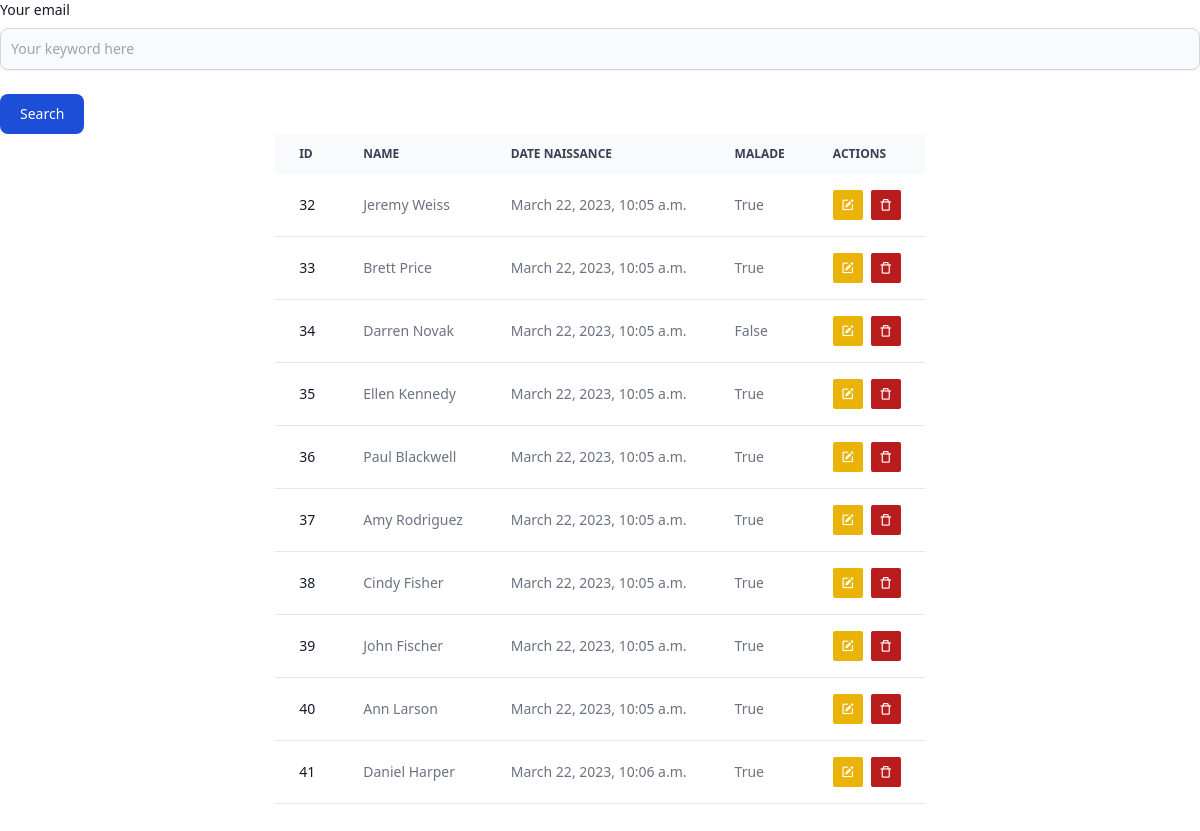
The page /hospital/?page=4 on the database its author committed.
### hospital/models.py (models this page shows, shortened)
class Patient(models.Model):
    nom = models.CharField(max_length=100)
    date = models.DateTimeField(auto_now_add=True)
    malade = models.BooleanField(default=False)

### hospital/views.py (the view)
# urls.py: path('', patient_list, name='patient_list'),
def patient_list(request):
    data = Patient.objects.all()
    paginator = Paginator(data,10)
    page = request.GET.get('page',1)
    try:
        patients = paginator.page(page)
    except PageNotAnInteger:
        patients = paginator.page(1)
    except EmptyPage:
        patients = paginator.page(paginator.num_pages)
    return render(request, 'patients_list.html', {'patients': patients})

### hospital/templates/patients_list.html (shortened to what this page needs)
<!DOCTYPE html>
<html lang="en">
<head>
    <script src="https://cdn.tailwindcss.com"></script>
    <link href='https://unpkg.com/boxicons@2.1.4/css/boxicons.min.css' rel='stylesheet'>
</head>
<body>
<form action="{% url 'search' %}">
  <div class="mb-6">
    <label for="email" class="block mb-2 text-sm font-medium text-gray-900 dark:text-white">Your email</label>
    <input type="text" id="email" name="kw" class="shadow-sm bg-gray-50 border border-gray-300 text-gray-900 text-sm rounded-lg focus:ring-blue-500 focus:border-blue-500 block w-full p-2.5 dark:bg-gray-700 dark:border-gray-600 dark:placeholder-gray-400 dark:text-white dark:focus:ring-blue-500 dark:focus:border-blue-500 dark:shadow-sm-light" placeholder="Your keyword here">
  </div>
  <button type="submit" class="text-white bg-blue-700 hover:bg-blue-800 focus:ring-4 focus:outline-none focus:ring-blue-300 font-medium rounded-lg text-sm px-5 py-2.5 text-center dark:bg-blue-600 dark:hover:bg-blue-700 dark:focus:ring-blue-800">Search</button>
</form>
<div class="flex items-center justify-center ">
    <div class="relative overflow-x-auto  h-screen ">
        <table class="w-full text-sm text-left text-gray-500 dark:text-gray-400">
            <thead class="text-xs text-gray-700 uppercase bg-gray-50 dark:bg-gray-700 dark:text-gray-400">
                <tr>
                    <th scope="col" class="px-6 py-3">
                        Id
                    </th>
                    <th scope="col" class="px-6 py-3">
                        Name
                    </th>
                    <th scope="col" class="px-6 py-3">
                        Date Naissance
                    </th>
                    <th scope="col" class="px-6 py-3">
                        Malade
                    </th>
                    <th scope="col" class="px-6 py-3">
                        Actions
                    </th>
                </tr>
            </thead>
            <tbody>
                {% for patient in patients %}
                <tr class="bg-white border-b dark:bg-gray-800 dark:border-gray-700">
                    <th scope="row" class="px-6 py-4 font-medium text-gray-900 whitespace-nowrap dark:text-white">
                        {{patient.id}}
                    </th>
                    <td class="px-6 py-4">
                        {{patient.nom}}
                    </td>
                    <td class="px-6 py-4">
                        {{patient.date}}
                    </td>
                    <td class="px-6 py-4">
                        {{patient.malade}}
                    </td>
                    <td class="px-6 py-4 flex items-center space-x-2">
                        <i class='bx bxs-edit text-white p-2 bg-yellow-500 rounded-sm'></i>
                        <form method="post" action="{% url 'delete_patient' patient.pk %}">
                             <button type="submit">
                                <i class='bx bx-trash-alt text-white p-2 bg-red-700 rounded-sm'></i>
                            </button>
                        </form>
                    </td>
                </tr>
                {% endfor %}
            </tbody>
        </table>
    </div>
</div>
</body>
</html>

### rows shown on the page
Patient: id "32", nom "Jeremy Weiss", date "March 22, 2023, 10:05 a.m.", malade "True"
Patient: id "33", nom "Brett Price", date "March 22, 2023, 10:05 a.m.", malade "True"
Patient: id "34", nom "Darren Novak", date "March 22, 2023, 10:05 a.m.", malade "False"
Patient: id "35", nom "Ellen Kennedy", date "March 22, 2023, 10:05 a.m.", malade "True"
Patient: id "36", nom "Paul Blackwell", date "March 22, 2023, 10:05 a.m.", malade "True"
Patient: id "37", nom "Amy Rodriguez", date "March 22, 2023, 10:05 a.m.", malade "True"
Patient: id "38", nom "Cindy Fisher", date "March 22, 2023, 10:05 a.m.", malade "True"
Patient: id "39", nom "John Fischer", date "March 22, 2023, 10:05 a.m.", malade "True"
Patient: id "40", nom "Ann Larson", date "March 22, 2023, 10:05 a.m.", malade "True"
Patient: id "41", nom "Daniel Harper", date "March 22, 2023, 10:06 a.m.", malade "True"
